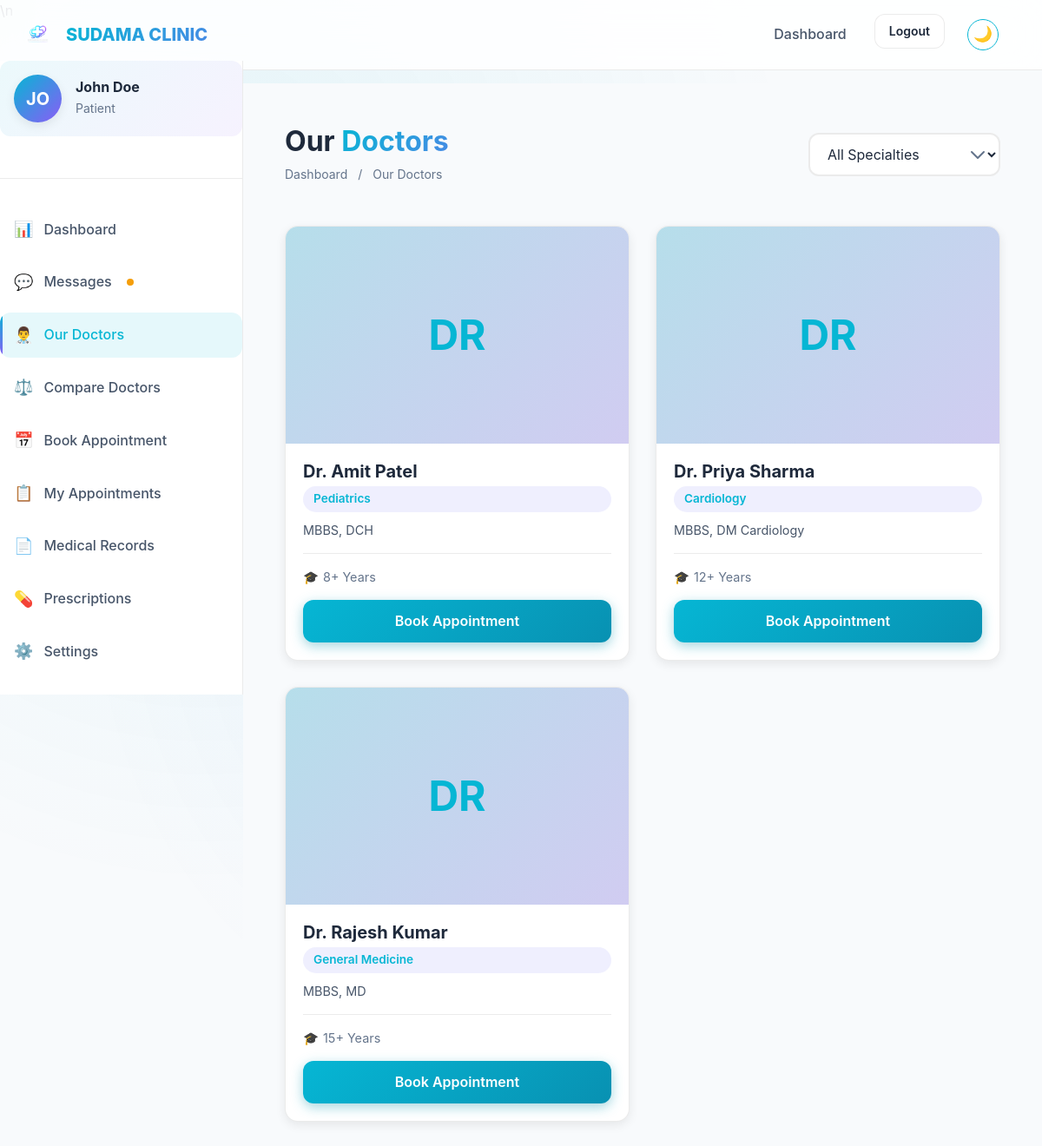
Page /patient-doctors.php (signed in) on the committed database.
### tables this page shows
CREATE TABLE IF NOT EXISTS doctors (
    id INT AUTO_INCREMENT PRIMARY KEY,
    user_id INT NOT NULL,
    name VARCHAR(200) NOT NULL,
    phone VARCHAR(20) NOT NULL,
    specialization_id INT,
    qualification VARCHAR(255),
    experience_years INT DEFAULT 0,
    bio TEXT,
    consultation_charge DECIMAL(10,2) DEFAULT 0.00,
    new_case_charge DECIMAL(10,2) DEFAULT 0.00,
    old_case_charge DECIMAL(10,2) DEFAULT 0.00,
    profile_image VARCHAR(255),
    available_days VARCHAR(100) DEFAULT 'Mon,Tue,Wed,Thu,Fri,Sat',
    slot_duration INT DEFAULT 30,
    created_at TIMESTAMP DEFAULT CURRENT_TIMESTAMP,
    updated_at TIMESTAMP DEFAULT CURRENT_TIMESTAMP ON UPDATE CURRENT_TIMESTAMP,
    FOREIGN KEY (user_id) REFERENCES users(id) ON DELETE CASCADE,
    FOREIGN KEY (specialization_id) REFERENCES specializations(id) ON DELETE SET NULL,
    INDEX idx_user_id (user_id),
    INDEX idx_specialization (specialization_id)
);

CREATE TABLE IF NOT EXISTS specializations (
    id INT AUTO_INCREMENT PRIMARY KEY,
    name VARCHAR(100) NOT NULL UNIQUE,
    description TEXT,
    icon VARCHAR(50),
    status ENUM('active', 'inactive') DEFAULT 'active',
    created_at TIMESTAMP DEFAULT CURRENT_TIMESTAMP
);

### patient-doctors.php (the view, shortened to what this page needs)
<?php
$db = get_db_connection();
$stmt = $db->query("
    SELECT d.*, s.name as specialization_name, u.email
    FROM doctors d
    JOIN users u ON d.user_id = u.id
    LEFT JOIN specializations s ON d.specialization_id = s.id
    WHERE u.status = 'active'
    ORDER BY d.name ASC
");
$doctors = $stmt->fetchAll();
?>
<!DOCTYPE html>
<html lang="en">
<head>
    <link rel="stylesheet" href="css/styles.css">
    <link rel="stylesheet" href="css/dashboard.css">
    <link rel="stylesheet" href="css/components.css">
\n</head>
<body>
    <nav class="navbar" id="navbar">
        <div class="container navbar-container">
            <a href="patient-dashboard.php" class="navbar-brand">
                <img src="images/logo.png" alt="SUDAMA CLINIC Logo">
                <span class="text-gradient">SUDAMA CLINIC</span>
            </a>
            <ul class="navbar-nav">
                <li><a href="patient-dashboard.php" class="nav-link">Dashboard</a></li>
                <li><a href="logout.php" class="btn btn-ghost btn-sm">Logout</a></li>
            </ul>
        </div>
    </nav>
    <div class="dashboard-layout">
        <?php include 'includes/patient_sidebar.php'; ?>
        <main class="dashboard-main">
            <div class="page-header">
                <div>
                    <h1>Our <span class="text-gradient">Doctors</span></h1>
                    <div class="breadcrumb">
                        <a href="patient-dashboard.php">Dashboard</a>
                        <span>/</span>
                        <span>Our Doctors</span>
                    </div>
                </div>
                <div>
                    <select id="specialtyFilter" class="form-control" onchange="filterDoctors()">
                        <option value="all">All Specialties</option>
                    </select>
                </div>
            </div>
            <div class="doctors-grid" id="doctorsContainer">
                <?php foreach ($doctors as $d): ?>
                    <div class="doctor-card" data-specialty="<?php echo htmlspecialchars($d['specialization_name'] ?? ''); ?>">
                        <div class="doctor-photo-container">
                            <?php if (!empty($d['photo']) && file_exists($d['photo'])): ?>
                                <img src="<?php echo htmlspecialchars($d['photo']); ?>" alt="<?php echo htmlspecialchars($d['name']); ?>" class="doctor-photo">
                            <?php else: ?>
                                <div class="empty-placeholder">
                                    <?php echo strtoupper(substr($d['name'], 0, 2)); ?>
                                </div>
                            <?php endif; ?>
                        </div>
                        <div class="doctor-info">
                            <h3 class="doctor-name"><?php echo htmlspecialchars($d['name']); ?></h3>
                            <div class="doctor-specialty"><?php echo htmlspecialchars($d['specialization_name'] ?? ''); ?></div>
                            <p style="color: var(--color-text-secondary); font-size: 0.9rem; margin-bottom: 15px; line-height: 1.5;">
                                <?php echo htmlspecialchars($d['qualification']); ?>
                            </p>
                            <div class="doctor-meta">
                                <div class="experience-badge" title="Experience">
                                    <span>🎓</span> <?php echo $d['experience_years']; ?>+ Years
                                </div>
                            </div>
                            <a href="book-appointment.php?doctor_id=<?php echo $d['id']; ?>" class="btn btn-primary btn-block" style="margin-top: 15px; text-align: center;">Book Appointment</a>
                        </div>
                    </div>
                <?php endforeach; ?>
            </div>
        </main>
    </div>
</body>
</html>

### css/dashboard.css (style rules this page uses)
.dashboard-main { padding: var(--spacing-2xl); min-height: calc(100vh - 70px); animation: fadeIn 0.5s ease-out; }

### css/components.css (style rules this page uses)
.dashboard-layout { display: block; min-height: 100vh; padding-top: 70px; position: relative; }
.dashboard-main { margin-left: 280px; padding: var(--spacing-2xl); background: var(--color-bg-primary); min-height: calc(100vh - 70px); width: auto; box-sizing: border-box; transition: margin-left 0.3s ease, width 0.3s ease; }
.page-header { display: flex; justify-content: space-between; align-items: center; margin-bottom: var(--spacing-2xl); flex-wrap: wrap; gap: var(--spacing-md); }
.page-header h1 { font-size: var(--font-size-3xl); margin: 0; }
.breadcrumb { display: flex; align-items: center; gap: var(--spacing-sm); color: var(--color-text-muted); font-size: var(--font-size-sm); margin-top: var(--spacing-xs); }
.breadcrumb a { color: var(--color-text-muted); text-decoration: none; }

### patient-doctors.php (style rules this page uses)
.doctors-grid { display: grid; grid-template-columns: repeat(auto-fill, minmax(300px, 1fr)); gap: 30px; margin-top: 30px; }
.doctor-card { background: var(--color-bg-secondary); border-radius: 15px; overflow: hidden; box-shadow: var(--shadow-md); transition: transform 0.3s ease, box-shadow 0.3s ease; border: 1px solid var(--glass-border); display: flex; flex-direction: column; }
.doctor-photo-container { height: 250px; overflow: hidden; position: relative; background: var(--color-bg-tertiary); }
.doctor-info { padding: 20px; flex-grow: 1; display: flex; flex-direction: column; }
.doctor-name { font-size: 1.25rem; font-weight: 700; color: var(--color-text-primary); margin-bottom: 5px; }
.doctor-specialty { color: var(--primary-start); font-weight: 600; margin-bottom: 10px; display: inline-block; background: rgba(99, 102, 241, 0.1); padding: 4px 12px; border-radius: 20px; font-size: 0.85rem; }
.doctor-meta { margin-top: auto; border-top: 1px solid var(--glass-border); padding-top: 15px; display: flex; justify-content: space-between; align-items: center; font-size: 0.9rem; color: var(--color-text-muted); }
.experience-badge { display: flex; align-items: center; gap: 5px; }
.empty-placeholder { width: 100%; height: 100%; display: flex; align-items: center; justify-content: center; background: linear-gradient(135deg, rgba(6, 182, 212, 0.2), rgba(139, 92, 246, 0.2)); color: var(--primary-start); font-size: 3rem; font-weight: bold; }

### rows in the picture
doctors: name "DR", name "Dr. Amit Patel", specialization.name "Pediatrics", qualification "MBBS, DCH", experience_years "8"
doctors: name "DR", name "Dr. Priya Sharma", specialization.name "Cardiology", qualification "MBBS, DM Cardiology", experience_years "12"
doctors: name "DR", name "Dr. Rajesh Kumar", specialization.name "General Medicine", qualification "MBBS, MD", experience_years "15"

### other values in the picture
substr($_SESSION['name'] ?? 'P', 0, 2) "JO"
$_SESSION['name'] "John Doe"
